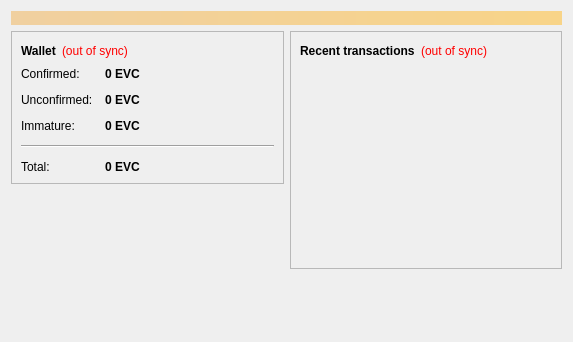
<?xml version="1.0" encoding="UTF-8"?>
<ui version="4.0">
 <class>OverviewPage</class>
 <widget class="QWidget" name="OverviewPage">
  <property name="geometry">
   <rect>
    <x>0</x>
    <y>0</y>
    <width>573</width>
    <height>342</height>
   </rect>
  </property>
  <property name="windowTitle">
   <string>Form</string>
  </property>
  <layout class="QVBoxLayout" name="topLayout">
   <item>
    <widget class="QLabel" name="labelAlerts">
     <property name="visible">
      <bool>false</bool>
     </property>
     <property name="styleSheet">
      <string notr="true">background-color: qlineargradient(x1: 0, y1: 0, x2: 1, y2: 0, stop:0 #F0D0A0, stop:1 #F8D488); color:#000000;</string>
     </property>
     <property name="wordWrap">
      <bool>true</bool>
     </property>
     <property name="margin">
      <number>3</number>
     </property>
    </widget>
   </item>
   <item>
    <layout class="QHBoxLayout" name="horizontalLayout" stretch="1,1">
     <item>
      <layout class="QVBoxLayout" name="verticalLayout_2">
       <item>
        <widget class="QFrame" name="frame">
         <property name="frameShape">
          <enum>QFrame::StyledPanel</enum>
         </property>
         <property name="frameShadow">
          <enum>QFrame::Raised</enum>
         </property>
         <layout class="QVBoxLayout" name="verticalLayout_4">
          <item>
           <layout class="QHBoxLayout" name="horizontalLayout_4">
            <item>
             <widget class="QLabel" name="label_5">
              <property name="font">
               <font>
                <weight>75</weight>
                <bold>true</bold>
               </font>
              </property>
              <property name="text">
               <string>Wallet</string>
              </property>
             </widget>
            </item>
            <item>
             <widget class="QLabel" name="labelWalletStatus">
              <property name="toolTip">
               <string>The displayed information may be out of date. Your wallet automatically synchronizes with the Evocoin network after a connection is established, but this process has not completed yet.</string>
              </property>
              <property name="styleSheet">
               <string notr="true">QLabel { color: red; }</string>
              </property>
              <property name="text">
               <string notr="true">(out of sync)</string>
              </property>
              <property name="alignment">
               <set>Qt::AlignLeading|Qt::AlignLeft|Qt::AlignVCenter</set>
              </property>
             </widget>
            </item>
            <item>
             <spacer name="horizontalSpacer_2">
              <property name="orientation">
               <enum>Qt::Horizontal</enum>
              </property>
              <property name="sizeHint" stdset="0">
               <size>
                <width>40</width>
                <height>20</height>
               </size>
              </property>
             </spacer>
            </item>
           </layout>
          </item>
          <item>
           <layout class="QFormLayout" name="formLayout_2">
            <property name="fieldGrowthPolicy">
             <enum>QFormLayout::AllNonFixedFieldsGrow</enum>
            </property>
            <property name="horizontalSpacing">
             <number>12</number>
            </property>
            <property name="verticalSpacing">
             <number>12</number>
            </property>
            <item row="0" column="0">
             <widget class="QLabel" name="label">
              <property name="text">
               <string>Confirmed:</string>
              </property>
             </widget>
            </item>
            <item row="0" column="1">
             <widget class="QLabel" name="labelBalance">
              <property name="font">
               <font>
                <weight>75</weight>
                <bold>true</bold>
               </font>
              </property>
              <property name="cursor">
               <cursorShape>IBeamCursor</cursorShape>
              </property>
              <property name="toolTip">
               <string>Your current spendable balance</string>
              </property>
              <property name="text">
               <string notr="true">0 EVC</string>
              </property>
              <property name="textInteractionFlags">
               <set>Qt::LinksAccessibleByMouse|Qt::TextSelectableByKeyboard|Qt::TextSelectableByMouse</set>
              </property>
             </widget>
            </item>
            <item row="1" column="0">
             <widget class="QLabel" name="label_3">
              <property name="text">
               <string>Unconfirmed:</string>
              </property>
             </widget>
            </item>
            <item row="1" column="1">
             <widget class="QLabel" name="labelUnconfirmed">
              <property name="font">
               <font>
                <weight>75</weight>
                <bold>true</bold>
               </font>
              </property>
              <property name="cursor">
               <cursorShape>IBeamCursor</cursorShape>
              </property>
              <property name="toolTip">
               <string>Total of transactions that have yet to be confirmed, and do not yet count toward the spendable balance</string>
              </property>
              <property name="text">
               <string notr="true">0 EVC</string>
              </property>
              <property name="textInteractionFlags">
               <set>Qt::LinksAccessibleByMouse|Qt::TextSelectableByKeyboard|Qt::TextSelectableByMouse</set>
              </property>
             </widget>
            </item>
            <item row="2" column="0">
             <widget class="QLabel" name="labelImmatureText">
              <property name="text">
               <string>Immature:</string>
              </property>
             </widget>
            </item>
            <item row="2" column="1">
             <widget class="QLabel" name="labelImmature">
              <property name="font">
               <font>
                <weight>75</weight>
                <bold>true</bold>
               </font>
              </property>
              <property name="toolTip">
               <string>Mined balance that has not yet matured</string>
              </property>
              <property name="text">
               <string notr="true">0 EVC</string>
              </property>
              <property name="textInteractionFlags">
               <set>Qt::LinksAccessibleByMouse|Qt::TextSelectableByKeyboard|Qt::TextSelectableByMouse</set>
              </property>
             </widget>
            </item>
            <item row="4" column="0">
             <widget class="QLabel" name="labelTotalText">
              <property name="text">
               <string>Total:</string>
              </property>
             </widget>
            </item>
            <item row="4" column="1">
             <widget class="QLabel" name="labelTotal">
              <property name="font">
               <font>
                <weight>75</weight>
                <bold>true</bold>
               </font>
              </property>
              <property name="cursor">
               <cursorShape>IBeamCursor</cursorShape>
              </property>
              <property name="toolTip">
               <string>Your current total balance</string>
              </property>
              <property name="text">
               <string notr="true">0 EVC</string>
              </property>
              <property name="textInteractionFlags">
               <set>Qt::LinksAccessibleByMouse|Qt::TextSelectableByKeyboard|Qt::TextSelectableByMouse</set>
              </property>
             </widget>
            </item>
            <item row="3" column="0" colspan="2">
             <widget class="Line" name="line">
              <property name="orientation">
               <enum>Qt::Horizontal</enum>
              </property>
             </widget>
            </item>
           </layout>
          </item>
         </layout>
        </widget>
       </item>
       <item>
        <spacer name="verticalSpacer">
         <property name="orientation">
          <enum>Qt::Vertical</enum>
         </property>
         <property name="sizeHint" stdset="0">
          <size>
           <width>20</width>
           <height>40</height>
          </size>
         </property>
        </spacer>
       </item>
      </layout>
     </item>
     <item>
      <layout class="QVBoxLayout" name="verticalLayout_3">
       <item>
        <widget class="QFrame" name="frame_2">
         <property name="frameShape">
          <enum>QFrame::StyledPanel</enum>
         </property>
         <property name="frameShadow">
          <enum>QFrame::Raised</enum>
         </property>
         <layout class="QVBoxLayout" name="verticalLayout">
          <item>
           <layout class="QHBoxLayout" name="horizontalLayout_2">
            <item>
             <widget class="QLabel" name="label_4">
              <property name="text">
               <string>&lt;b&gt;Recent transactions&lt;/b&gt;</string>
              </property>
             </widget>
            </item>
            <item>
             <widget class="QLabel" name="labelTransactionsStatus">
              <property name="toolTip">
               <string>The displayed information may be out of date. Your wallet automatically synchronizes with the Evocoin network after a connection is established, but this process has not completed yet.</string>
              </property>
              <property name="styleSheet">
               <string notr="true">QLabel { color: red; }</string>
              </property>
              <property name="text">
               <string notr="true">(out of sync)</string>
              </property>
              <property name="alignment">
               <set>Qt::AlignRight|Qt::AlignTrailing|Qt::AlignVCenter</set>
              </property>
             </widget>
            </item>
            <item>
             <spacer name="horizontalSpacer">
              <property name="orientation">
               <enum>Qt::Horizontal</enum>
              </property>
              <property name="sizeHint" stdset="0">
               <size>
                <width>40</width>
                <height>20</height>
               </size>
              </property>
             </spacer>
            </item>
           </layout>
          </item>
          <item>
           <widget class="QListView" name="listTransactions">
            <property name="styleSheet">
             <string notr="true">QListView { background: transparent; }</string>
            </property>
            <property name="frameShape">
             <enum>QFrame::NoFrame</enum>
            </property>
            <property name="verticalScrollBarPolicy">
             <enum>Qt::ScrollBarAlwaysOff</enum>
            </property>
            <property name="horizontalScrollBarPolicy">
             <enum>Qt::ScrollBarAlwaysOff</enum>
            </property>
            <property name="selectionMode">
             <enum>QAbstractItemView::NoSelection</enum>
            </property>
           </widget>
          </item>
         </layout>
        </widget>
       </item>
       <item>
        <spacer name="verticalSpacer_2">
         <property name="orientation">
          <enum>Qt::Vertical</enum>
         </property>
         <property name="sizeHint" stdset="0">
          <size>
           <width>20</width>
           <height>40</height>
          </size>
         </property>
        </spacer>
       </item>
      </layout>
     </item>
    </layout>
   </item>
  </layout>
 </widget>
 <resources/>
 <connections/>
</ui>
